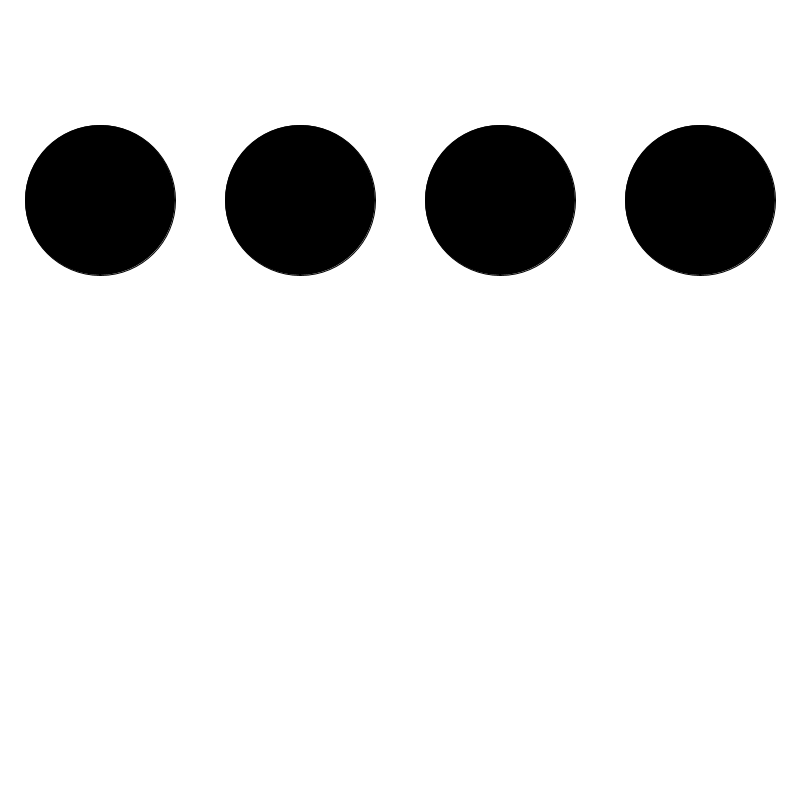
Frame 1 (no input)
Frame 60 (the mouse pressed at the canvas centre just before this capture): identical to frame 1, image omitted
Frame 120 (the mouse held since frame 60 and released just before this capture): identical to frame 1, image omitted

The Processing sketch that drew this single still picture (run headless with seeded random() and noise(); from frame 60 on, the mouse is pressed at the canvas centre):

// Processing sketch: sketch_0
// ── sketch_0.pde
ArrayList<Circles> myList = new ArrayList<Circles>();
boolean on1 = false; 
boolean on2 = false;
boolean on3 = false;
boolean on4 = false;




void setup() {
  size(800, 800);
  rectMode(CENTER);
  frameRate(30);
  myList.add(new Circles (100, 200));
  myList.add(new Circles (300, 200));
  myList.add(new Circles (500, 200));
  myList.add(new Circles (700, 200));
  textSize(80);
  textMode(CORNER);
}

void draw() {
  background(255);
  if (on1 == true) {
    fill(255);
  } else {
    fill (0); 
  }
  myList.get(0).display();
  if (on2 == true) {
    fill(255);
  } else {
    fill (0);
  }
  myList.get(1).display();
  if (on3 == true) {
    fill(255);
  } else {
    fill (0);
  }
  myList.get(2).display();
  if (on4 == true) {
    fill(255);
  } else {
    fill (0);
  }
  myList.get(3).display();
}

void mousePressed() {
  if (dist(mouseX, mouseY, 100, 200) < 150 / 2) {
   on1 = true;
   text("Q", 400, 600);
 }
  if (dist(mouseX, mouseY, 300, 200) < 150 / 2) {
   on2 = true;
   text("W", 400, 600);
 }
  if (dist(mouseX, mouseY, 500, 200) < 150 / 2) {
   on3 = true;
   text("E", 400, 600);
 }
  if (dist(mouseX, mouseY, 700, 200) < 150 / 2) {
   on4 = true;
   text("R", 400, 600);
 }
}

void mouseReleased() {
  on1 = false;
  on2 = false;
  on3 = false;
  on4 = false;
}

class Circles { 
  float radius = 150; 
  float x, y;
  Circles (float x, float y) { 
    this.x = x;
    this.y = y;
  }
  
  void display() {
    ellipse(x, y, radius, radius);
  }
  
}
